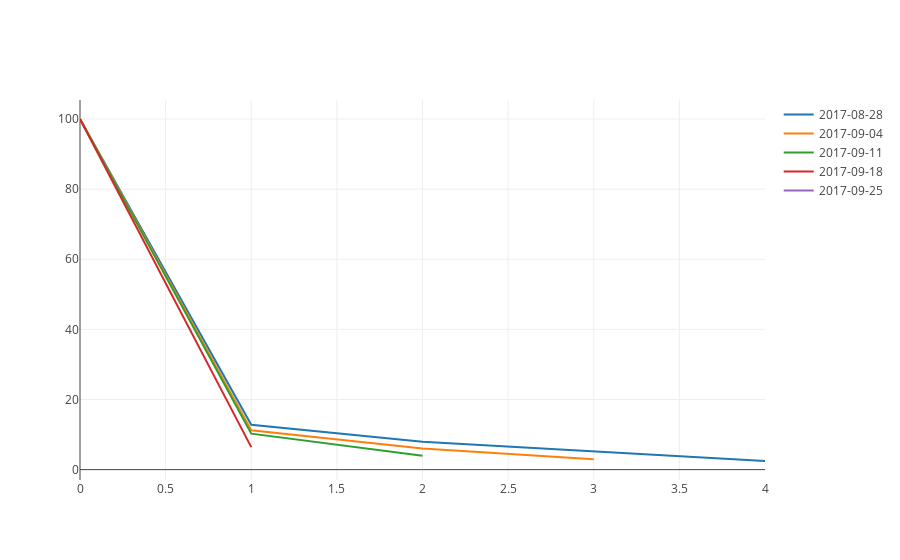

Notebook source saved alongside this figure:
### Code cell
plotly_df(roll_ret_df_norm)

### Figure 1 — Plotly figure (JSON) as saved in the notebook; plotly's stock layout.template omitted (floating-point values rounded to 4 significant figures)
{"data": [{"mode": "lines", "name": "2017-08-28", "type": "scatter", "x": [0, 1, 2, 3, 4], "y": [100, 12.8, 7.955, 5.191, 2.463]}, {"mode": "lines", "name": "2017-09-04", "type": "scatter", "x": [0, 1, 2, 3, 4], "y": [100, 11.21, 6.023, 2.968, null]}, {"mode": "lines", "name": "2017-09-11", "type": "scatter", "x": [0, 1, 2, 3, 4], "y": [100, 10.25, 3.954, null, null]}, {"mode": "lines", "name": "2017-09-18", "type": "scatter", "x": [0, 1, 2, 3, 4], "y": [100, 6.422, null, null, null]}, {"mode": "lines", "name": "2017-09-25", "type": "scatter", "x": [0, 1, 2, 3, 4], "y": [100, null, null, null, null]}], "layout": {"title": ""}}
